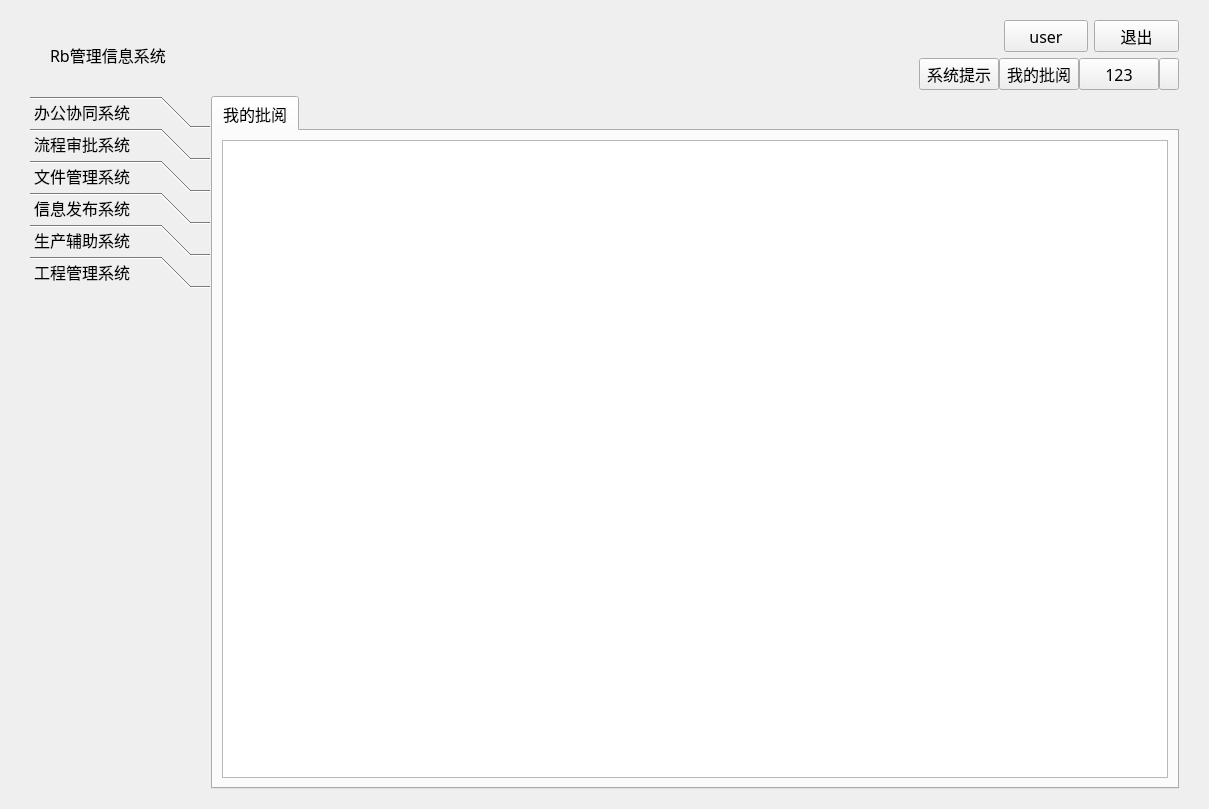
<?xml version="1.0" encoding="UTF-8"?>
<ui version="4.0">
 <class>Form</class>
 <widget class="QWidget" name="Form">
  <property name="geometry">
   <rect>
    <x>0</x>
    <y>0</y>
    <width>1209</width>
    <height>809</height>
   </rect>
  </property>
  <property name="font">
   <font>
    <family>黑体</family>
    <pointsize>12</pointsize>
   </font>
  </property>
  <property name="windowTitle">
   <string>首页</string>
  </property>
  <layout class="QVBoxLayout" name="verticalLayout" stretch="0,10">
   <property name="spacing">
    <number>6</number>
   </property>
   <property name="leftMargin">
    <number>30</number>
   </property>
   <property name="topMargin">
    <number>20</number>
   </property>
   <property name="rightMargin">
    <number>30</number>
   </property>
   <property name="bottomMargin">
    <number>20</number>
   </property>
   <item>
    <layout class="QGridLayout" name="gridLayout" columnstretch="10,0">
     <item row="0" column="1">
      <layout class="QHBoxLayout" name="horizontalLayout_3">
       <item>
        <spacer name="horizontalSpacer">
         <property name="orientation">
          <enum>Qt::Horizontal</enum>
         </property>
         <property name="sizeHint" stdset="0">
          <size>
           <width>40</width>
           <height>20</height>
          </size>
         </property>
        </spacer>
       </item>
       <item>
        <widget class="QPushButton" name="userinfo">
         <property name="sizePolicy">
          <sizepolicy hsizetype="Expanding" vsizetype="Expanding">
           <horstretch>0</horstretch>
           <verstretch>0</verstretch>
          </sizepolicy>
         </property>
         <property name="text">
          <string>user</string>
         </property>
        </widget>
       </item>
       <item>
        <widget class="QPushButton" name="loginout">
         <property name="sizePolicy">
          <sizepolicy hsizetype="Expanding" vsizetype="Expanding">
           <horstretch>0</horstretch>
           <verstretch>0</verstretch>
          </sizepolicy>
         </property>
         <property name="text">
          <string>退出</string>
         </property>
        </widget>
       </item>
      </layout>
     </item>
     <item row="1" column="1">
      <layout class="QHBoxLayout" name="horizontalLayout_4" stretch="6,6,0">
       <property name="spacing">
        <number>0</number>
       </property>
       <item>
        <widget class="QPushButton" name="sys_tips">
         <property name="sizePolicy">
          <sizepolicy hsizetype="Minimum" vsizetype="Expanding">
           <horstretch>0</horstretch>
           <verstretch>0</verstretch>
          </sizepolicy>
         </property>
         <property name="text">
          <string>系统提示</string>
         </property>
        </widget>
       </item>
       <item>
        <widget class="QPushButton" name="myReview">
         <property name="sizePolicy">
          <sizepolicy hsizetype="Minimum" vsizetype="Expanding">
           <horstretch>0</horstretch>
           <verstretch>0</verstretch>
          </sizepolicy>
         </property>
         <property name="text">
          <string>我的批阅</string>
         </property>
        </widget>
       </item>
       <item>
        <layout class="QHBoxLayout" name="horizontalLayout" stretch="10,0">
         <property name="spacing">
          <number>0</number>
         </property>
         <item>
          <widget class="QPushButton" name="messages">
           <property name="sizePolicy">
            <sizepolicy hsizetype="Expanding" vsizetype="Expanding">
             <horstretch>0</horstretch>
             <verstretch>0</verstretch>
            </sizepolicy>
           </property>
           <property name="text">
            <string>123</string>
           </property>
          </widget>
         </item>
         <item>
          <widget class="QPushButton" name="showdetails">
           <property name="sizePolicy">
            <sizepolicy hsizetype="Expanding" vsizetype="Expanding">
             <horstretch>0</horstretch>
             <verstretch>0</verstretch>
            </sizepolicy>
           </property>
           <property name="minimumSize">
            <size>
             <width>20</width>
             <height>0</height>
            </size>
           </property>
           <property name="maximumSize">
            <size>
             <width>20</width>
             <height>16777215</height>
            </size>
           </property>
           <property name="text">
            <string/>
           </property>
          </widget>
         </item>
        </layout>
       </item>
      </layout>
     </item>
     <item row="0" column="0" rowspan="2">
      <widget class="QLabel" name="label">
       <property name="text">
        <string>Rb管理信息系统</string>
       </property>
       <property name="indent">
        <number>20</number>
       </property>
      </widget>
     </item>
    </layout>
   </item>
   <item>
    <widget class="QSplitter" name="splitter">
     <property name="sizePolicy">
      <sizepolicy hsizetype="Expanding" vsizetype="Preferred">
       <horstretch>0</horstretch>
       <verstretch>0</verstretch>
      </sizepolicy>
     </property>
     <property name="orientation">
      <enum>Qt::Horizontal</enum>
     </property>
     <property name="handleWidth">
      <number>1</number>
     </property>
     <widget class="QToolBox" name="toolBox">
      <property name="sizePolicy">
       <sizepolicy hsizetype="Fixed" vsizetype="Preferred">
        <horstretch>0</horstretch>
        <verstretch>0</verstretch>
       </sizepolicy>
      </property>
      <property name="maximumSize">
       <size>
        <width>180</width>
        <height>16777215</height>
       </size>
      </property>
      <property name="currentIndex">
       <number>5</number>
      </property>
      <property name="tabSpacing">
       <number>0</number>
      </property>
      <widget class="QWidget" name="page">
       <property name="geometry">
        <rect>
         <x>0</x>
         <y>0</y>
         <width>180</width>
         <height>557</height>
        </rect>
       </property>
       <attribute name="label">
        <string>办公协同系统</string>
       </attribute>
       <layout class="QVBoxLayout" name="verticalLayout_3">
        <item>
         <widget class="QToolBox" name="toolBox_2">
          <property name="enabled">
           <bool>true</bool>
          </property>
          <property name="sizePolicy">
           <sizepolicy hsizetype="Expanding" vsizetype="Expanding">
            <horstretch>0</horstretch>
            <verstretch>0</verstretch>
           </sizepolicy>
          </property>
          <property name="currentIndex">
           <number>0</number>
          </property>
          <property name="tabSpacing">
           <number>0</number>
          </property>
          <widget class="QWidget" name="page_7">
           <property name="geometry">
            <rect>
             <x>0</x>
             <y>0</y>
             <width>162</width>
             <height>491</height>
            </rect>
           </property>
           <attribute name="label">
            <string>网络寻呼</string>
           </attribute>
           <layout class="QVBoxLayout" name="verticalLayout_5">
            <item>
             <layout class="QVBoxLayout" name="verticalLayout_4">
              <item>
               <widget class="QPushButton" name="pushButton">
                <property name="sizePolicy">
                 <sizepolicy hsizetype="Minimum" vsizetype="Fixed">
                  <horstretch>0</horstretch>
                  <verstretch>0</verstretch>
                 </sizepolicy>
                </property>
                <property name="text">
                 <string>寻呼发布</string>
                </property>
               </widget>
              </item>
              <item>
               <widget class="QPushButton" name="pushButton_2">
                <property name="sizePolicy">
                 <sizepolicy hsizetype="Minimum" vsizetype="Fixed">
                  <horstretch>0</horstretch>
                  <verstretch>0</verstretch>
                 </sizepolicy>
                </property>
                <property name="text">
                 <string>未阅信息</string>
                </property>
               </widget>
              </item>
              <item>
               <widget class="QPushButton" name="pushButton_3">
                <property name="sizePolicy">
                 <sizepolicy hsizetype="Minimum" vsizetype="Fixed">
                  <horstretch>0</horstretch>
                  <verstretch>0</verstretch>
                 </sizepolicy>
                </property>
                <property name="text">
                 <string>已收寻呼</string>
                </property>
               </widget>
              </item>
              <item>
               <widget class="QPushButton" name="pushButton_4">
                <property name="sizePolicy">
                 <sizepolicy hsizetype="Minimum" vsizetype="Fixed">
                  <horstretch>0</horstretch>
                  <verstretch>0</verstretch>
                 </sizepolicy>
                </property>
                <property name="text">
                 <string>已发寻呼</string>
                </property>
               </widget>
              </item>
              <item>
               <widget class="QPushButton" name="pushButton_5">
                <property name="sizePolicy">
                 <sizepolicy hsizetype="Minimum" vsizetype="Fixed">
                  <horstretch>0</horstretch>
                  <verstretch>0</verstretch>
                 </sizepolicy>
                </property>
                <property name="text">
                 <string>保留信息</string>
                </property>
               </widget>
              </item>
              <item>
               <widget class="QPushButton" name="pushButton_6">
                <property name="sizePolicy">
                 <sizepolicy hsizetype="Minimum" vsizetype="Fixed">
                  <horstretch>0</horstretch>
                  <verstretch>0</verstretch>
                 </sizepolicy>
                </property>
                <property name="text">
                 <string>已收历史寻呼</string>
                </property>
               </widget>
              </item>
              <item>
               <widget class="QPushButton" name="pushButton_7">
                <property name="sizePolicy">
                 <sizepolicy hsizetype="Minimum" vsizetype="Fixed">
                  <horstretch>0</horstretch>
                  <verstretch>0</verstretch>
                 </sizepolicy>
                </property>
                <property name="text">
                 <string>已发历史寻呼</string>
                </property>
               </widget>
              </item>
              <item>
               <spacer name="verticalSpacer_2">
                <property name="orientation">
                 <enum>Qt::Vertical</enum>
                </property>
                <property name="sizeHint" stdset="0">
                 <size>
                  <width>20</width>
                  <height>40</height>
                 </size>
                </property>
               </spacer>
              </item>
             </layout>
            </item>
           </layout>
          </widget>
          <widget class="QWidget" name="page_8">
           <property name="geometry">
            <rect>
             <x>0</x>
             <y>0</y>
             <width>98</width>
             <height>80</height>
            </rect>
           </property>
           <attribute name="label">
            <string>IT在线支持</string>
           </attribute>
           <layout class="QVBoxLayout" name="verticalLayout_7">
            <item>
             <layout class="QVBoxLayout" name="verticalLayout_6">
              <property name="spacing">
               <number>6</number>
              </property>
              <item>
               <widget class="QPushButton" name="pushButton_10">
                <property name="sizePolicy">
                 <sizepolicy hsizetype="Minimum" vsizetype="Fixed">
                  <horstretch>0</horstretch>
                  <verstretch>0</verstretch>
                 </sizepolicy>
                </property>
                <property name="maximumSize">
                 <size>
                  <width>16777215</width>
                  <height>50</height>
                 </size>
                </property>
                <property name="text">
                 <string>排班管理</string>
                </property>
               </widget>
              </item>
              <item>
               <widget class="QPushButton" name="pushButton_11">
                <property name="sizePolicy">
                 <sizepolicy hsizetype="Minimum" vsizetype="Fixed">
                  <horstretch>0</horstretch>
                  <verstretch>0</verstretch>
                 </sizepolicy>
                </property>
                <property name="maximumSize">
                 <size>
                  <width>16777215</width>
                  <height>50</height>
                 </size>
                </property>
                <property name="text">
                 <string>排班分布</string>
                </property>
               </widget>
              </item>
              <item>
               <spacer name="verticalSpacer">
                <property name="orientation">
                 <enum>Qt::Vertical</enum>
                </property>
                <property name="sizeHint" stdset="0">
                 <size>
                  <width>20</width>
                  <height>40</height>
                 </size>
                </property>
               </spacer>
              </item>
             </layout>
            </item>
           </layout>
          </widget>
         </widget>
        </item>
       </layout>
      </widget>
      <widget class="QWidget" name="page_2">
       <property name="geometry">
        <rect>
         <x>0</x>
         <y>0</y>
         <width>180</width>
         <height>557</height>
        </rect>
       </property>
       <attribute name="label">
        <string>流程审批系统</string>
       </attribute>
       <layout class="QVBoxLayout" name="verticalLayout_8">
        <item>
         <widget class="QToolBox" name="toolBox_3">
          <property name="currentIndex">
           <number>0</number>
          </property>
          <widget class="QWidget" name="page_9">
           <property name="geometry">
            <rect>
             <x>0</x>
             <y>0</y>
             <width>162</width>
             <height>509</height>
            </rect>
           </property>
           <attribute name="label">
            <string>我的流程</string>
           </attribute>
           <layout class="QVBoxLayout" name="verticalLayout_10">
            <item>
             <layout class="QVBoxLayout" name="verticalLayout_9">
              <item>
               <widget class="QPushButton" name="pushButton_12">
                <property name="text">
                 <string>发起流程</string>
                </property>
               </widget>
              </item>
              <item>
               <widget class="QPushButton" name="pushButton_13">
                <property name="text">
                 <string>我的批阅</string>
                </property>
               </widget>
              </item>
              <item>
               <widget class="QPushButton" name="pushButton_14">
                <property name="text">
                 <string>已经批阅</string>
                </property>
               </widget>
              </item>
              <item>
               <widget class="QPushButton" name="pushButton_15">
                <property name="text">
                 <string>我的申请</string>
                </property>
               </widget>
              </item>
              <item>
               <widget class="QPushButton" name="pushButton_16">
                <property name="text">
                 <string>已退回流程</string>
                </property>
               </widget>
              </item>
              <item>
               <widget class="QPushButton" name="pushButton_17">
                <property name="text">
                 <string>流程查询</string>
                </property>
               </widget>
              </item>
              <item>
               <spacer name="verticalSpacer_3">
                <property name="orientation">
                 <enum>Qt::Vertical</enum>
                </property>
                <property name="sizeHint" stdset="0">
                 <size>
                  <width>20</width>
                  <height>40</height>
                 </size>
                </property>
               </spacer>
              </item>
             </layout>
            </item>
           </layout>
          </widget>
         </widget>
        </item>
       </layout>
      </widget>
      <widget class="QWidget" name="page_3">
       <property name="geometry">
        <rect>
         <x>0</x>
         <y>0</y>
         <width>180</width>
         <height>557</height>
        </rect>
       </property>
       <attribute name="label">
        <string>文件管理系统</string>
       </attribute>
       <layout class="QVBoxLayout" name="verticalLayout_11">
        <item>
         <widget class="QToolBox" name="toolBox_4">
          <property name="currentIndex">
           <number>0</number>
          </property>
          <widget class="QWidget" name="page_10">
           <property name="geometry">
            <rect>
             <x>0</x>
             <y>0</y>
             <width>162</width>
             <height>509</height>
            </rect>
           </property>
           <attribute name="label">
            <string>文件管理</string>
           </attribute>
           <layout class="QVBoxLayout" name="verticalLayout_13">
            <item>
             <layout class="QVBoxLayout" name="verticalLayout_12">
              <item>
               <widget class="QPushButton" name="pushButton_18">
                <property name="text">
                 <string>文件地图</string>
                </property>
               </widget>
              </item>
              <item>
               <widget class="QPushButton" name="pushButton_19">
                <property name="text">
                 <string>我的文件</string>
                </property>
               </widget>
              </item>
              <item>
               <spacer name="verticalSpacer_4">
                <property name="orientation">
                 <enum>Qt::Vertical</enum>
                </property>
                <property name="sizeHint" stdset="0">
                 <size>
                  <width>20</width>
                  <height>40</height>
                 </size>
                </property>
               </spacer>
              </item>
             </layout>
            </item>
           </layout>
          </widget>
         </widget>
        </item>
       </layout>
      </widget>
      <widget class="QWidget" name="page_4">
       <property name="geometry">
        <rect>
         <x>0</x>
         <y>0</y>
         <width>180</width>
         <height>557</height>
        </rect>
       </property>
       <attribute name="label">
        <string>信息发布系统</string>
       </attribute>
       <layout class="QVBoxLayout" name="verticalLayout_14">
        <item>
         <widget class="QToolBox" name="toolBox_5">
          <property name="currentIndex">
           <number>0</number>
          </property>
          <widget class="QWidget" name="page_11">
           <property name="geometry">
            <rect>
             <x>0</x>
             <y>0</y>
             <width>162</width>
             <height>509</height>
            </rect>
           </property>
           <attribute name="label">
            <string>各部门信息通报</string>
           </attribute>
           <layout class="QVBoxLayout" name="verticalLayout_16">
            <item>
             <layout class="QVBoxLayout" name="verticalLayout_15">
              <item>
               <widget class="QPushButton" name="pushButton_20">
                <property name="text">
                 <string>信息通报发布</string>
                </property>
               </widget>
              </item>
              <item>
               <widget class="QPushButton" name="pushButton_21">
                <property name="text">
                 <string>信息通报管理</string>
                </property>
               </widget>
              </item>
             </layout>
            </item>
            <item>
             <spacer name="verticalSpacer_5">
              <property name="orientation">
               <enum>Qt::Vertical</enum>
              </property>
              <property name="sizeHint" stdset="0">
               <size>
                <width>20</width>
                <height>40</height>
               </size>
              </property>
             </spacer>
            </item>
           </layout>
          </widget>
         </widget>
        </item>
       </layout>
      </widget>
      <widget class="QWidget" name="page_5">
       <property name="geometry">
        <rect>
         <x>0</x>
         <y>0</y>
         <width>180</width>
         <height>557</height>
        </rect>
       </property>
       <attribute name="label">
        <string>生产辅助系统</string>
       </attribute>
      </widget>
      <widget class="QWidget" name="page_6">
       <property name="geometry">
        <rect>
         <x>0</x>
         <y>0</y>
         <width>180</width>
         <height>557</height>
        </rect>
       </property>
       <attribute name="label">
        <string>工程管理系统</string>
       </attribute>
      </widget>
     </widget>
     <widget class="QTabWidget" name="tabWidget">
      <property name="currentIndex">
       <number>0</number>
      </property>
      <widget class="QWidget" name="tab">
       <attribute name="title">
        <string>我的批阅</string>
       </attribute>
       <layout class="QVBoxLayout" name="verticalLayout_2">
        <item>
         <widget class="QTableWidget" name="ReviewTable"/>
        </item>
       </layout>
      </widget>
     </widget>
    </widget>
   </item>
  </layout>
 </widget>
 <resources/>
 <connections/>
</ui>
